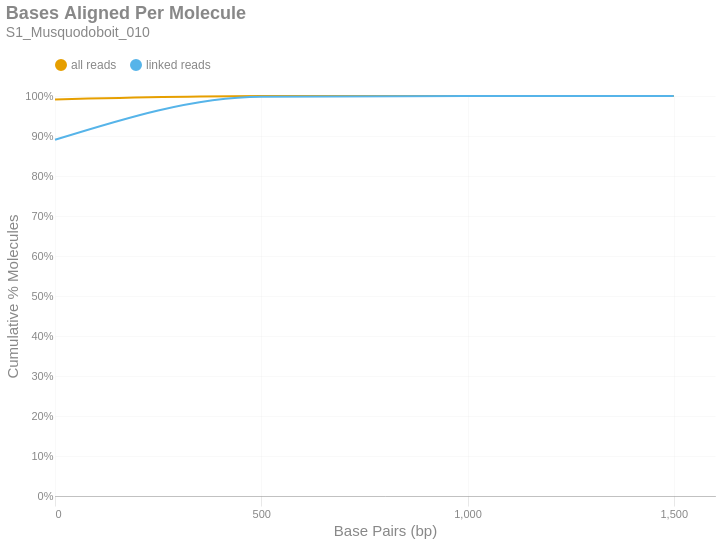

The code cell stored with this chart in its notebook:
### Markdown cell above
### Bases Aligned Per Molecule
This is a cumulative frequency distribution showing the number of base pairs aligned per unique molecule. These data are shown in 500 bp bins. There are two distributions: one with `all reads` (yellow) and another with only `linked reads` (blue). The percent of molecules in the `linked reads` distribution is relative to the total number of linked molecules.

### Code cell
if SKIPLR:
    print_html(f"Skipped")
else:
    binned_df = consolidated_hist(valids['aligned_bp'], mask, 500, True)
    with SafeRender(binned_df):
        (
            density_plot(binned_df, 'Bases Aligned Per Molecule', samplename, 'basesper')
            .encode(
                x=alt.X('bin:Q', title="Base Pairs (bp)").axis(tickMinStep=500).scale(padding=0),
                y=alt.Y('value:Q', title='Cumulative % Molecules')
                    .axis(format='%')
                    .scale(domain = [0,1])
                    .stack(False),
                color=alt.Color("key:N").scale(domain = ["all reads", "linked reads"]),
                tooltip = [
                    alt.Tooltip("key:N", title = "Data Type"),
                    alt.Tooltip("range_label:N", title="Bases Aligned Per Molecule"),
                    alt.Tooltip("value:Q", format = ".2%", title="% Molecules (Cum.)")
                ]
            )
        ).display()

### Figure 1 — Vega-Lite specification as saved in the notebook (floating-point values rounded to 4 significant figures)
{"width": "container", "height": 400, "config": {"title": {"anchor": "start", "dy": -15, "fontSize": 18, "color": "#888888", "subtitleColor": "#888888", "subtitleFontSize": 14}, "arc": {"fill": "#0072B2"}, "axis": {"domainColor": "#888888", "domainWidth": 0.5, "gridWidth": 0.2, "grid": false, "titleFontWeight": 400, "titleFontSize": 15, "labelFontSize": 11, "labelColor": "#888888", "tickColor": "#888888", "tickWidth": 0.2, "titleColor": "#888888"}, "axisBand": {"grid": false}, "axisX": {"grid": true, "tickSize": 10, "domainCap": "round"}, "axisY": {"domain": false, "grid": true, "tickSize": 0, "domainCap": "round"}, "background": "transparent", "header": {"labelFontSize": 15, "labelColor": "#888888", "titleFontSize": 15, "titleFontWeight": 600, "titleColor": "#888888"}, "legend": {"labelFont": "sans-serif", "labelFontSize": 12, "labelColor": "#888888", "symbolSize": 100, "symbolType": "circle", "titleFontSize": 12, "titlePadding": 10, "titleColor": "#888888", "title": null, "orient": "top"}, "range": {"category": ["#E69F00", "#56B4E9", "#009E73", "#F0E442", "#0072B2", "#D55E00", "#CC79A7", "#000000"], "diverging": ["#cfe8f3", "#a2d4ec", "#73bfe2", "#46abdb", "#1696d2", "#12719e"]}, "area": {"fill": "#0072B2", "fillOpacity": 0.7, "line": true, "strokeOpacity": 0.7}, "line": {"color": "#0072B2", "stroke": "#0072B2", "strokeWidth": 2}, "trail": {"color": "#0072B2", "stroke": "#0072B2", "strokeWidth": 0, "size": 1}, "point": {"filled": true, "fillOpacity": 1.0, "size": 95}, "text": {"color": "#888888", "fontSize": 11, "align": "right", "fontWeight": 400, "size": 11}, "bar": {"fill": "#0072B2", "stroke": null}, "view": {"stroke": null, "continuousWidth": 660, "continuousHeight": 400}}, "data": {"name": "data-4ad0be47ddd49c77865a42b71ca5e430"}, "mark": {"type": "line", "interpolate": "monotone", "point": {"opacity": 0, "size": 275}}, "encoding": {"color": {"field": "key", "scale": {"domain": ["all reads", "linked reads"]}, "type": "nominal"}, "tooltip": [{"field": "key", "title": "Data Type", "type": "nominal"}, {"field": "range_label", "title": "Bases Aligned Per Molecule", "type": "nominal"}, {"field": "value", "format": ".2%", "title": "% Molecules (Cum.)", "type": "quantitative"}], "x": {"axis": {"tickMinStep": 500}, "field": "bin", "scale": {"padding": 0}, "title": "Base Pairs (bp)", "type": "quantitative"}, "y": {"axis": {"format": "%"}, "field": "value", "scale": {"domain": [0, 1]}, "stack": false, "title": "Cumulative % Molecules", "type": "quantitative"}}, "params": [{"name": "param_c36ac31b6afebe62", "select": {"type": "point", "fields": ["key"]}, "bind": "legend"}], "title": {"text": "Bases Aligned Per Molecule", "subtitle": "S1_Musquodoboit_010"}, "transform": [{"fold": ["all reads (cumsum)", "linked reads (cumsum)"]}, {"calculate": "replace(datum.key, ' (cumsum)', '')", "as": "key"}, {"filter": {"param": "param_c36ac31b6afebe62"}}], "usermeta": {"embedOptions": {"downloadFileName": "S1_Musquodoboit_010.basesper"}}, "$schema": "https://vega.github.io/schema/vega-lite/v6.1.0.json", "datasets": {"data-4ad0be47ddd49c77865a42b71ca5e430": [{"bin": "0.0", "interval": "0.0-500.0", "all reads": 0.9914, "linked reads": 0.8905, "all reads (cumsum)": 0.9914, "linked reads (cumsum)": 0.8905, "range_label": "0-499"}, {"bin": "500.0", "interval": "500.0-1000.0", "all reads": 0.008436, "linked reads": 0.1077, "all reads (cumsum)": 0.9998, "linked reads (cumsum)": 0.9982, "range_label": "500-999"}, {"bin": "1000.0", "interval": "1000.0-1500.0", "all reads": 0.000153, "linked reads": 0.001765, "all reads (cumsum)": 1.0, "linked reads (cumsum)": 1.0, "range_label": "1000-1499"}, {"bin": "1500.0", "interval": "1500.0-2000.0", "all reads": 4.301e-06, "linked reads": 4.436e-05, "all reads (cumsum)": 1.0, "linked reads (cumsum)": 1.0, "range_label": "1500-1999"}]}}
